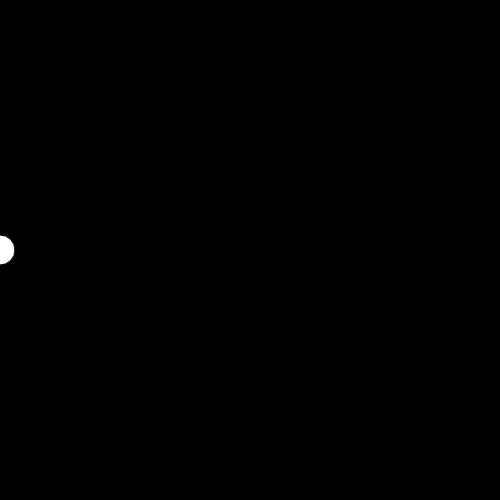
Frame 1 (no input)
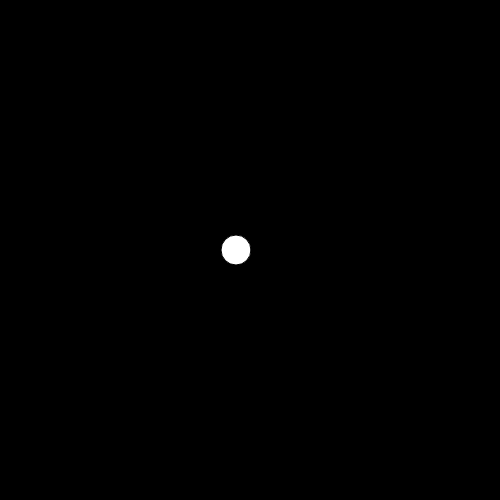
Frame 60 (no input)
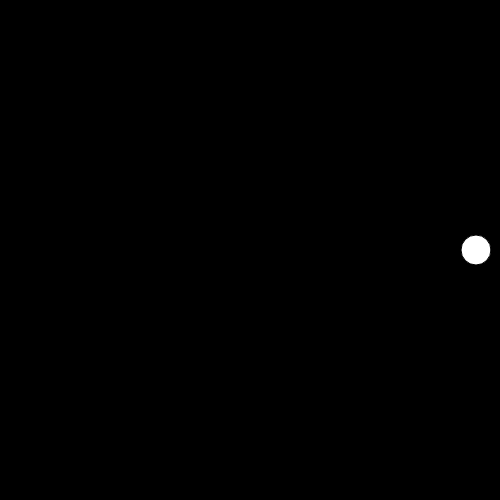
Frame 120 (the mouse pressed at the canvas centre since frame 60)

The p5.js sketch that drew these frames (run headless with seeded random() and noise() and a simulated clock; from frame 60 on, the mouse is pressed at the canvas centre):

// p5.js sketch
// ── sketch.js
var x = 0;
var speed=4;
function setup() {
  createCanvas(500,500);
  
}

function draw() {
  
  background(0);
  fill(255);
  ellipse(x,250,30,30);
  
  // if(x>width){
  //   speed=-4;
  // }else if(x<0){
  //   speed=4;
  // }
  
  x=x+speed;
  
  
}
